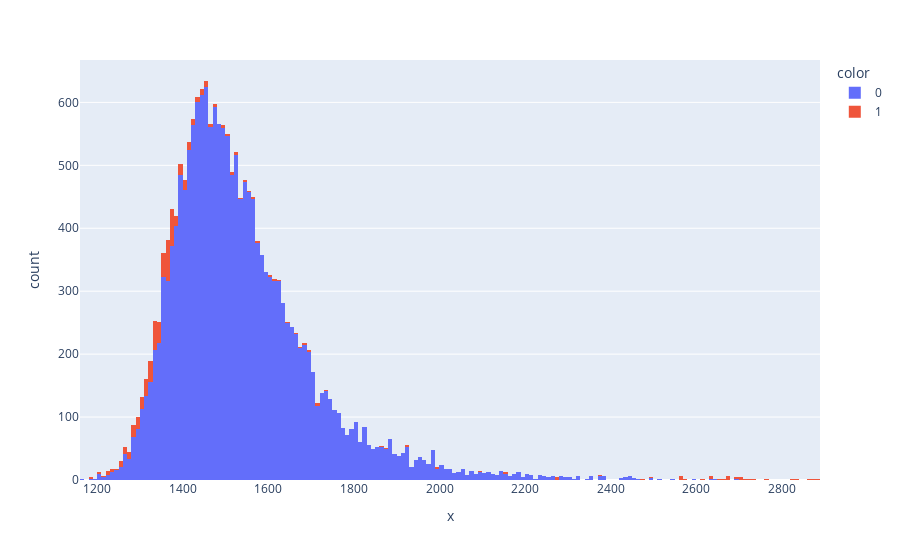

Notebook code cell kept with this figure:
### Markdown cell above
We can see that there are several extreme outliers, with some machines exceeding 2800 rpm. But however, we can see that these extreme outliers indicate faulty machines. We really need to consider whether we should handle by dropping or just leave the outliers, **given the fact that our target variable contain very little positive classes**. We will need to analyse further before making a judgement call.

### Code cell
px.histogram(x=factory_EDA['Rotation Speed (rpm)'],color=factory_EDA['Machine Status'])

### Figure 1 — Plotly figure (JSON) as saved in the notebook; plotly's stock layout.template omitted (floating-point values rounded to 4 significant figures; data arrays with more than 128 entries replaced by an {"elided": "..."} marker saying what was removed)
{"data": [{"alignmentgroup": "True", "bingroup": "x", "hovertemplate": "color=0<br>x=%{x}<br>count=%{y}<extra></extra>", "legendgroup": "0", "marker": {"color": "#636efa", "pattern": {"shape": ""}}, "name": "0", "offsetgroup": "0", "orientation": "v", "showlegend": true, "type": "histogram", "x": {"elided": "19322 int values"}, "xaxis": "x", "yaxis": "y"}, {"alignmentgroup": "True", "bingroup": "x", "hovertemplate": "color=1<br>x=%{x}<br>count=%{y}<extra></extra>", "legendgroup": "1", "marker": {"color": "#EF553B", "pattern": {"shape": ""}}, "name": "1", "offsetgroup": "1", "orientation": "v", "showlegend": true, "type": "histogram", "x": {"elided": "678 int values"}, "xaxis": "x", "yaxis": "y"}], "layout": {"barmode": "relative", "legend": {"title": {"text": "color"}, "tracegroupgap": 0}, "margin": {"t": 60}, "xaxis": {"anchor": "y", "domain": [0, 1], "title": {"text": "x"}}, "yaxis": {"anchor": "x", "domain": [0, 1], "title": {"text": "count"}}}}
